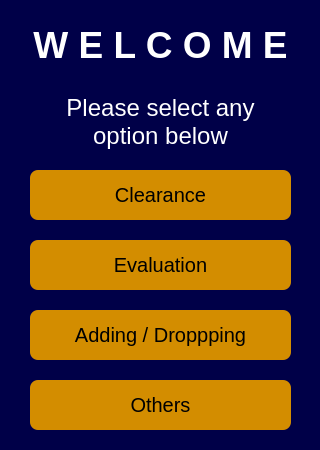
<?xml version="1.0" encoding="UTF-8"?>
<ui version="4.0">
 <class>UserMainWindow</class>
 <widget class="QMainWindow" name="UserMainWindow">
  <property name="geometry">
   <rect>
    <x>0</x>
    <y>0</y>
    <width>320</width>
    <height>450</height>
   </rect>
  </property>
  <property name="minimumSize">
   <size>
    <width>320</width>
    <height>450</height>
   </size>
  </property>
  <property name="maximumSize">
   <size>
    <width>320</width>
    <height>450</height>
   </size>
  </property>
  <property name="acceptDrops">
   <bool>false</bool>
  </property>
  <property name="windowTitle">
   <string>MainWindow</string>
  </property>
  <property name="autoFillBackground">
   <bool>false</bool>
  </property>
  <property name="styleSheet">
   <string notr="true">QWidget {
	background:rgb(0, 0, 72);
	font-family: Arial, Helvetica, sans-serif;
}

QTextEdit {
	border: 0px;
}</string>
  </property>
  <widget class="QWidget" name="centralwidget">
   <widget class="QPushButton" name="pushButton">
    <property name="geometry">
     <rect>
      <x>30</x>
      <y>170</y>
      <width>261</width>
      <height>50</height>
     </rect>
    </property>
    <property name="sizePolicy">
     <sizepolicy hsizetype="Expanding" vsizetype="Ignored">
      <horstretch>0</horstretch>
      <verstretch>0</verstretch>
     </sizepolicy>
    </property>
    <property name="maximumSize">
     <size>
      <width>16777215</width>
      <height>60</height>
     </size>
    </property>
    <property name="cursor">
     <cursorShape>PointingHandCursor</cursorShape>
    </property>
    <property name="styleSheet">
     <string notr="true">QPushButton {
	background:rgb(211, 141, 0);
	border-radius: 8px;
	font-size: 20px;
	font-weight: normal;
	color: rgb(0, 0, 0)
}

QPushButton::hover {
	background: rgb(255, 227, 15);
}</string>
    </property>
    <property name="text">
     <string>Clearance</string>
    </property>
   </widget>
   <widget class="QTextEdit" name="textEdit">
    <property name="geometry">
     <rect>
      <x>0</x>
      <y>20</y>
      <width>321</width>
      <height>51</height>
     </rect>
    </property>
    <property name="cursor" stdset="0">
     <cursorShape>ArrowCursor</cursorShape>
    </property>
    <property name="mouseTracking">
     <bool>true</bool>
    </property>
    <property name="focusPolicy">
     <enum>Qt::NoFocus</enum>
    </property>
    <property name="layoutDirection">
     <enum>Qt::LeftToRight</enum>
    </property>
    <property name="verticalScrollBarPolicy">
     <enum>Qt::ScrollBarAlwaysOff</enum>
    </property>
    <property name="horizontalScrollBarPolicy">
     <enum>Qt::ScrollBarAlwaysOff</enum>
    </property>
    <property name="readOnly">
     <bool>true</bool>
    </property>
    <property name="html">
     <string>&lt;!DOCTYPE HTML PUBLIC &quot;-//W3C//DTD HTML 4.0//EN&quot; &quot;http://www.w3.org/TR/REC-html40/strict.dtd&quot;&gt;
&lt;html&gt;&lt;head&gt;&lt;meta name=&quot;qrichtext&quot; content=&quot;1&quot; /&gt;&lt;style type=&quot;text/css&quot;&gt;
p, li { white-space: pre-wrap; }
&lt;/style&gt;&lt;/head&gt;&lt;body style=&quot; font-family:'Arial','Helvetica','sans-serif'; font-size:8.25pt; font-weight:400; font-style:normal;&quot;&gt;
&lt;p align=&quot;center&quot; style=&quot; margin-top:0px; margin-bottom:0px; margin-left:0px; margin-right:0px; -qt-block-indent:0; text-indent:0px;&quot;&gt;&lt;span style=&quot; font-size:28pt; font-weight:600; color:#ffffff;&quot;&gt;W E L C O M E&lt;/span&gt;&lt;/p&gt;&lt;/body&gt;&lt;/html&gt;</string>
    </property>
    <property name="acceptRichText">
     <bool>true</bool>
    </property>
   </widget>
   <widget class="QTextEdit" name="textEdit_2">
    <property name="geometry">
     <rect>
      <x>0</x>
      <y>90</y>
      <width>321</width>
      <height>61</height>
     </rect>
    </property>
    <property name="focusPolicy">
     <enum>Qt::NoFocus</enum>
    </property>
    <property name="verticalScrollBarPolicy">
     <enum>Qt::ScrollBarAlwaysOff</enum>
    </property>
    <property name="horizontalScrollBarPolicy">
     <enum>Qt::ScrollBarAlwaysOff</enum>
    </property>
    <property name="readOnly">
     <bool>true</bool>
    </property>
    <property name="html">
     <string>&lt;!DOCTYPE HTML PUBLIC &quot;-//W3C//DTD HTML 4.0//EN&quot; &quot;http://www.w3.org/TR/REC-html40/strict.dtd&quot;&gt;
&lt;html&gt;&lt;head&gt;&lt;meta name=&quot;qrichtext&quot; content=&quot;1&quot; /&gt;&lt;style type=&quot;text/css&quot;&gt;
p, li { white-space: pre-wrap; }
&lt;/style&gt;&lt;/head&gt;&lt;body style=&quot; font-family:'Arial','Helvetica','sans-serif'; font-size:8.25pt; font-weight:400; font-style:normal;&quot;&gt;
&lt;p align=&quot;center&quot; style=&quot; margin-top:0px; margin-bottom:0px; margin-left:0px; margin-right:0px; -qt-block-indent:0; text-indent:0px;&quot;&gt;&lt;span style=&quot; font-size:18pt; color:#ffffff;&quot;&gt;Please select any&lt;/span&gt;&lt;/p&gt;
&lt;p align=&quot;center&quot; style=&quot; margin-top:0px; margin-bottom:0px; margin-left:0px; margin-right:0px; -qt-block-indent:0; text-indent:0px;&quot;&gt;&lt;span style=&quot; font-size:18pt; color:#ffffff;&quot;&gt;option below&lt;/span&gt;&lt;/p&gt;&lt;/body&gt;&lt;/html&gt;</string>
    </property>
    <property name="acceptRichText">
     <bool>true</bool>
    </property>
   </widget>
   <widget class="QPushButton" name="pushButton_2">
    <property name="geometry">
     <rect>
      <x>30</x>
      <y>240</y>
      <width>261</width>
      <height>50</height>
     </rect>
    </property>
    <property name="sizePolicy">
     <sizepolicy hsizetype="Expanding" vsizetype="Ignored">
      <horstretch>0</horstretch>
      <verstretch>0</verstretch>
     </sizepolicy>
    </property>
    <property name="maximumSize">
     <size>
      <width>16777215</width>
      <height>60</height>
     </size>
    </property>
    <property name="cursor">
     <cursorShape>PointingHandCursor</cursorShape>
    </property>
    <property name="styleSheet">
     <string notr="true">QPushButton {
	background:rgb(211, 141, 0);
	border-radius: 8px;
	font-size: 20px;
	font-weight: normal;
	color: rgb(0, 0, 0)
}

QPushButton::hover {
	background: rgb(255, 227, 15);
}</string>
    </property>
    <property name="text">
     <string>Evaluation</string>
    </property>
   </widget>
   <widget class="QPushButton" name="pushButton_3">
    <property name="geometry">
     <rect>
      <x>30</x>
      <y>310</y>
      <width>261</width>
      <height>50</height>
     </rect>
    </property>
    <property name="sizePolicy">
     <sizepolicy hsizetype="Expanding" vsizetype="Ignored">
      <horstretch>0</horstretch>
      <verstretch>0</verstretch>
     </sizepolicy>
    </property>
    <property name="maximumSize">
     <size>
      <width>16777215</width>
      <height>60</height>
     </size>
    </property>
    <property name="cursor">
     <cursorShape>PointingHandCursor</cursorShape>
    </property>
    <property name="styleSheet">
     <string notr="true">QPushButton {
	background:rgb(211, 141, 0);
	border-radius: 8px;
	font-size: 20px;
	font-weight: normal;
	color: rgb(0, 0, 0)
}

QPushButton::hover {
	background: rgb(255, 227, 15);
}</string>
    </property>
    <property name="text">
     <string>Adding / Droppping</string>
    </property>
   </widget>
   <widget class="QPushButton" name="pushButton_4">
    <property name="geometry">
     <rect>
      <x>30</x>
      <y>380</y>
      <width>261</width>
      <height>50</height>
     </rect>
    </property>
    <property name="sizePolicy">
     <sizepolicy hsizetype="Expanding" vsizetype="Ignored">
      <horstretch>0</horstretch>
      <verstretch>0</verstretch>
     </sizepolicy>
    </property>
    <property name="maximumSize">
     <size>
      <width>16777215</width>
      <height>60</height>
     </size>
    </property>
    <property name="cursor">
     <cursorShape>PointingHandCursor</cursorShape>
    </property>
    <property name="styleSheet">
     <string notr="true">QPushButton {
	background:rgb(211, 141, 0);
	border-radius: 8px;
	font-size: 20px;
	font-weight: normal;
	color: rgb(0, 0, 0)
}

QPushButton::hover {
	background: rgb(255, 227, 15);
}</string>
    </property>
    <property name="text">
     <string>Others</string>
    </property>
   </widget>
  </widget>
 </widget>
 <resources/>
 <connections/>
</ui>
